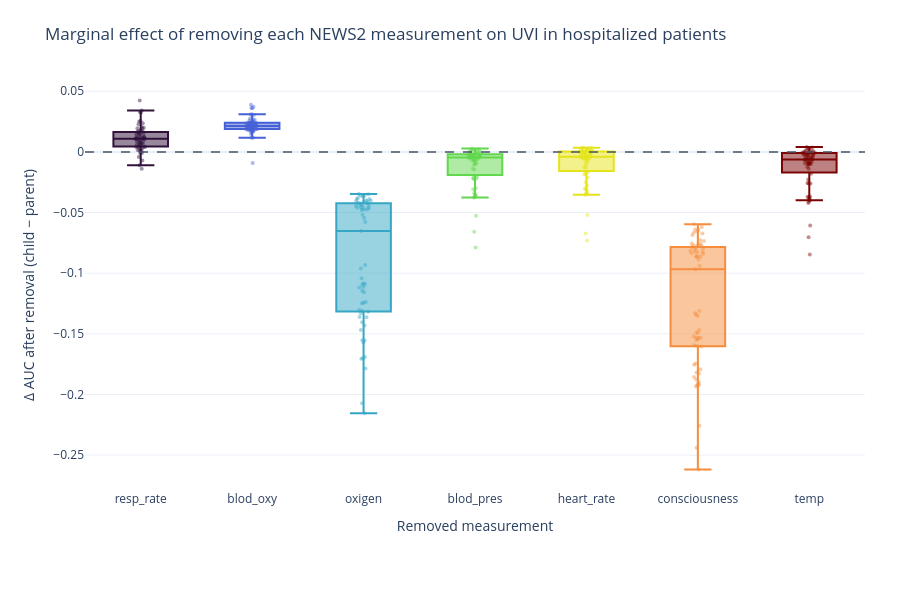

The notebook cell this image was saved under:
### Code cell
save_subset_plot(
    make_marginal_ablation_plot(
    results_uvi_hosp, FEATURES, title='UVI in hospitalized patients'
    ),
    "uvi_hosp_boxplots", "boxplots",
)
